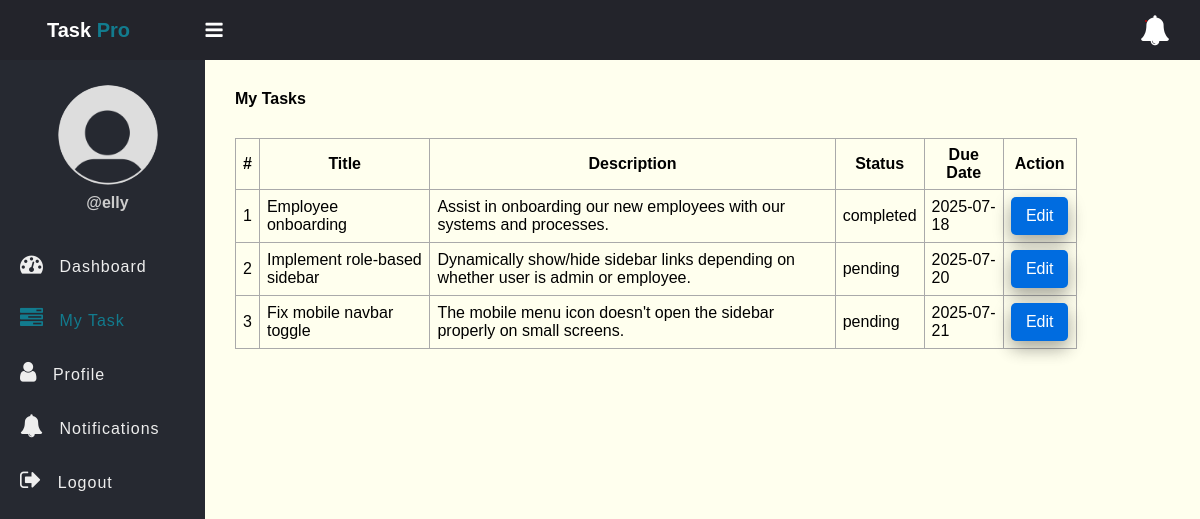
/my_task.php (signed in), run on the app's committed database.
### tables this page shows
CREATE TABLE `tasks` (
  `id` int(11) NOT NULL,
  `title` varchar(100) NOT NULL,
  `description` text DEFAULT NULL,
  `assigned_to` int(11) DEFAULT NULL,
  `due_date` date DEFAULT NULL,
  `status` enum('pending','in_progress','completed') DEFAULT 'pending',
  `created_at` timestamp NOT NULL DEFAULT current_timestamp()
);

### app/Model/Task.php (called while the page is built, shortened)
<?php
function get_all_tasks_by_id($conn, $id){
	$sql = "SELECT * FROM tasks WHERE assigned_to=?";
	$stmt = $conn->prepare($sql);
	$stmt->execute([$id]);
	if($stmt->rowCount() > 0){
		$tasks = $stmt->fetchAll();
	}else $tasks = 0;
	return $tasks;
}

### my_task.php (the view, shortened to what this page needs)
<?php
if (isset($_SESSION['role']) && isset($_SESSION['id'])) {
    include "DB_connection.php";
    include "app/Model/Task.php";
    include "app/Model/User.php";
    $tasks = get_all_tasks_by_id($conn, $_SESSION['id']);
 ?>
<!DOCTYPE html>
<html>
<head>
	<link rel="stylesheet" href="https://stackpath.bootstrapcdn.com/font-awesome/4.7.0/css/font-awesome.min.css">
	<link rel="stylesheet" href="css/style.css">
</head>
<body>
	<?php include "inc/header.php" ?>
	<div class="body">
		<?php include "inc/nav.php" ?>
		<section class="section-1">
			<h4 class="title">My Tasks</h4>
			<?php if ($tasks != 0) { ?>
			<table class="main-table">
				<tr>
					<th>#</th>
					<th>Title</th>
					<th>Description</th>
					<th>Status</th>
					<th>Due Date</th>
					<th>Action</th>
				</tr>
				<?php $i=0; foreach ($tasks as $task) { ?>
				<tr>
					<td><?=++$i?></td>
					<td><?=$task['title']?></td>
					<td><?=$task['description']?></td>
					<td><?=$task['status']?></td>
	            <td><?=$task['due_date']?></td>
					<td>
						<a href="edit-task-employee.php?id=<?=$task['id']?>" class="edit-btn">Edit</a>
					</td>
				</tr>
			   <?php	} ?>
			</table>
		<?php }else { ?>
			<h3>Empty</h3>
		<?php  }?>
		</section>
	</div>
</body>
</html>
<?php }else{
   $em = "First login";
   header("Location: login.php?error=$em");
   exit();
}
 ?>

### css/style.css (style rules this page uses)
* { padding: 0; margin: 0; box-sizing: border-box; font-family: arial, sans-serif; }
.body { display: flex; }
.section-1 { padding: 30px; }
.section-1 .title { margin-bottom: 10px; }
.section-1 { width: 100%; background: #ffe; }
.main-table, .main-table tr, .main-table th, .main-table td { border: 1px solid #aaa; border-collapse: collapse; padding: 7px; }
.main-table { width: 90%; margin-top: 30px; }
.edit-btn { text-decoration: none; display: inline-block; padding-left: 10px; border: none; background: #006ce0; padding: 10px 15px; color: #fff; font-size: 16px; border-radius: 5px; cursor: pointer; outline: none; transition: background 1s; box-shadow: 0 8px 16px 0 rgba(0, 0, 0, 0.2), 0 6px 20px 0 rgba(0, 0, 0, 0.19); }

### data on the page
tasks: title "Employee onboarding", description "Assist in onboarding our new employees with our systems and processes.", status "completed", due_date "2025-07-18"
tasks: title "Implement role-based sidebar", description "Dynamically show/hide sidebar links depending on whether user is admin or employee.", status "pending", due_date "2025-07-20"
tasks: title "Fix mobile navbar toggle", description "The mobile menu icon doesn't open the sidebar properly on small screens.", status "pending", due_date "2025-07-21"

### other printed values
$_SESSION['username'] "elly"
